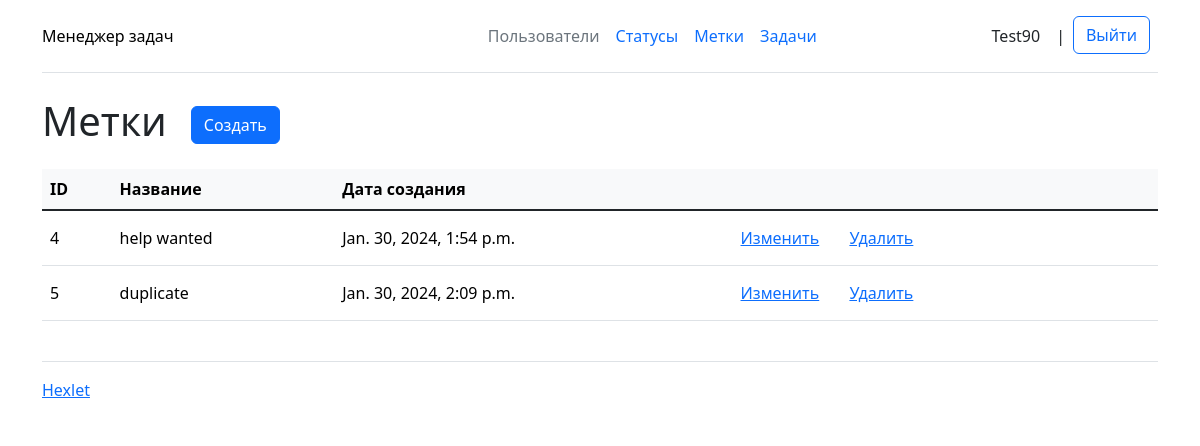
Page /labels/ (signed in) on the committed database.
### task_manager/label/models.py (models this page shows, shortened)
class Label(models.Model):
    name = models.CharField(max_length=100)
    created_at = models.DateTimeField(auto_now_add=True)
    updated_at = models.DateTimeField(auto_now=True)
    objects = models.Manager

### task_manager/label/views.py (the view)
# urls.py: path('', views.LabelIndexView.as_view(), name='labels_index'),
class LabelIndexView(LoginRequiredMixinWithMessage, ListView):
    model = Label
    template_name = 'label/index.html'
    context_object_name = 'labels'

### task_manager/utils.py (called while the page is built)
    def dispatch(self, request, *args, **kwargs):
        if not request.user.is_authenticated:
            messages.add_message(request, messages.ERROR, self.permission_denied_message)
            return self.handle_no_permission()
        return super(LoginRequiredMixinWithMessage, self).dispatch(request, *args, **kwargs)

### task_manager/templates/label/index.html (shortened to what this page needs)
{% extends "base.html" %}
{% block content %}
<h1 class="my-4">Метки<a class="btn btn-primary mx-4" href="{% url 'labels_create' %}">Создать</a></h1>
<table class="table">
    <thead class="table-light">
        <tr>
            <th>ID</th>
            <th>Название</th>
            <th>Дата создания</th>
            <th></th>
        </tr>
    </thead>
    <tbody class="table-group-divider">
        {% for label in labels %}
        <tr class="align-middle">
            <td>{{ label.id }}</td>
            <td>{{ label.name }}</td>
            <td>{{ label.created_at }}</td>
            <td>
                <a class="btn btn-link" href="{% url 'labels_update' label.id %}">Изменить</a>
                <a class="btn btn-link" href="{% url 'labels_delete' label.id %}">Удалить</a>
            </td>
        </tr>
        {% endfor %}
    </tbody>
</table>
{% endblock %}

### task_manager/templates/base.html (shortened to what this page needs)
<!DOCTYPE html>
<html lang="en">
    <head>
    </head>
{% load django_bootstrap5 %}
{% bootstrap_css %}
    <body class="d-flex flex-column min-vh-100">
        <div class="container">
            <header class="d-flex flex-wrap align-items-center justify-content-center justify-content-md-between py-3 mb-4 border-bottom">
                <div class="col-md-3 mb-2 mb-md-0">
                    <a href="{% url 'index_view' %}" class="d-inline-flex link-body-emphasis text-decoration-none">Менеджер задач</a>
                </div>
                <ul class="nav col-12 col-md-auto mb-2 justify-content-center mb-md-0">
                    <li><a href="{% url 'users_index' %}" class="nav-link px-2 link-secondary">Пользователи</a></li>
                    {% if request.user.is_authenticated %}
                    <li><a href="{% url 'statuses_index' %}" class="nav-link px-2">Статусы</a></li>
                    <li><a href="{% url 'labels_index' %}" class="nav-link px-2">Метки</a></li>
                    <li><a href="{% url 'tasks_index' %}" class="nav-link px-2">Задачи</a></li>
                    {% endif %}
                </ul>
                {% if request.user.is_authenticated %}
                <ul class="nav col-12 col-md-auto mb-2 justify-content-center mb-md-0">
                    <li class="nav-link text-center px-2 text-dark"><a>{{ user.username }}</a></li>
                    <li class="nav-link px-2 text-dark"> | </li>
                    <li>
                        <form action="{% url 'logout' %}" method="POST">
                            <input class="btn btn-outline-primary me-2" type="submit" value="Выйти">
                        </form>
                    </li>
                </ul>
                {% else %}
                <div class="col-md-3 text-end">
                    <a type="button" href="{% url 'login_view' %}" class="btn btn-outline-primary me-2">Войти</a>
                    <a type="button" href="{% url 'users_create' %}" class="btn btn-primary">Регистрация</a>
                </div>
                {% endif %}
            </header>
            {% block content %}
            {% endblock %}
        </div>
        <footer class="container">
            <br>
            <div class="d-flex flex-wrap align-items-center justify-content-center justify-content-md-between py-3 mb-4 border-top">
                <a target="_blank" href="https://ru.hexlet.io">Hexlet</a>
            </div>
        </footer>
    </body>
</html>

### rows in the picture
Label: id "4", name "help wanted", created_at "Jan. 30, 2024, 1:54 p.m."
Label: id "5", name "duplicate", created_at "Jan. 30, 2024, 2:09 p.m."

### other values in the picture
{{ user.username }} "Test90"
